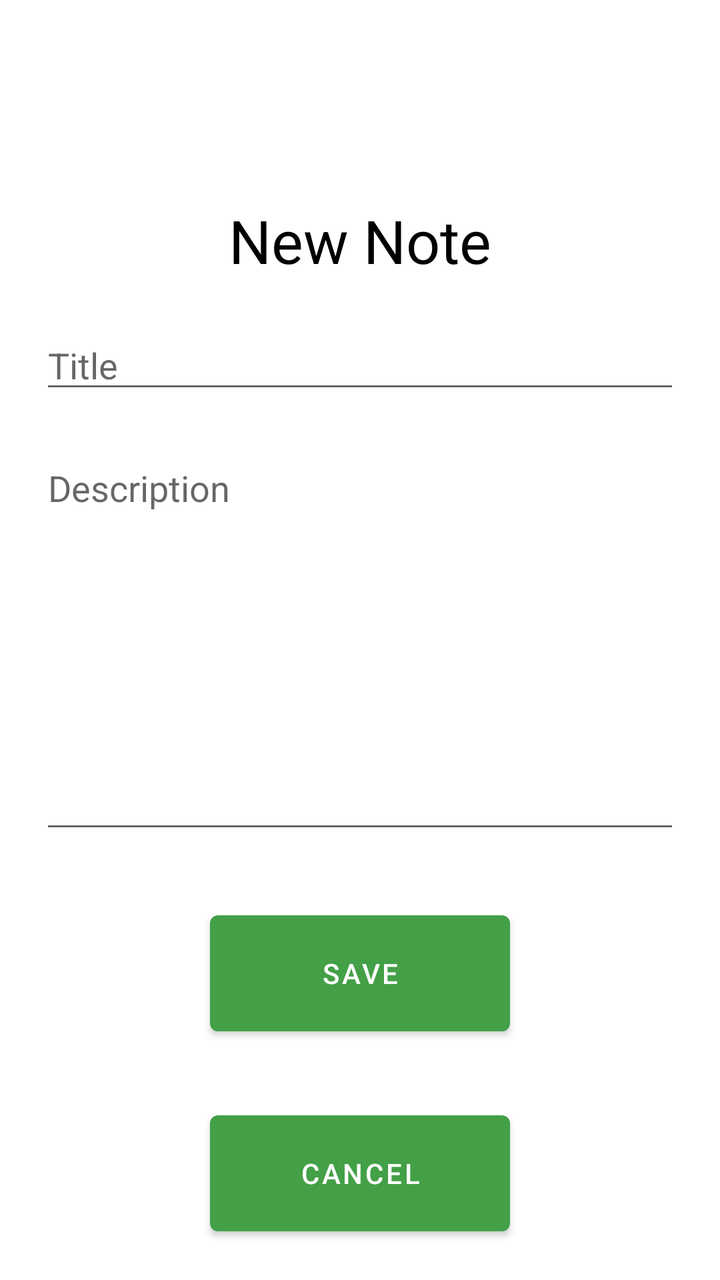
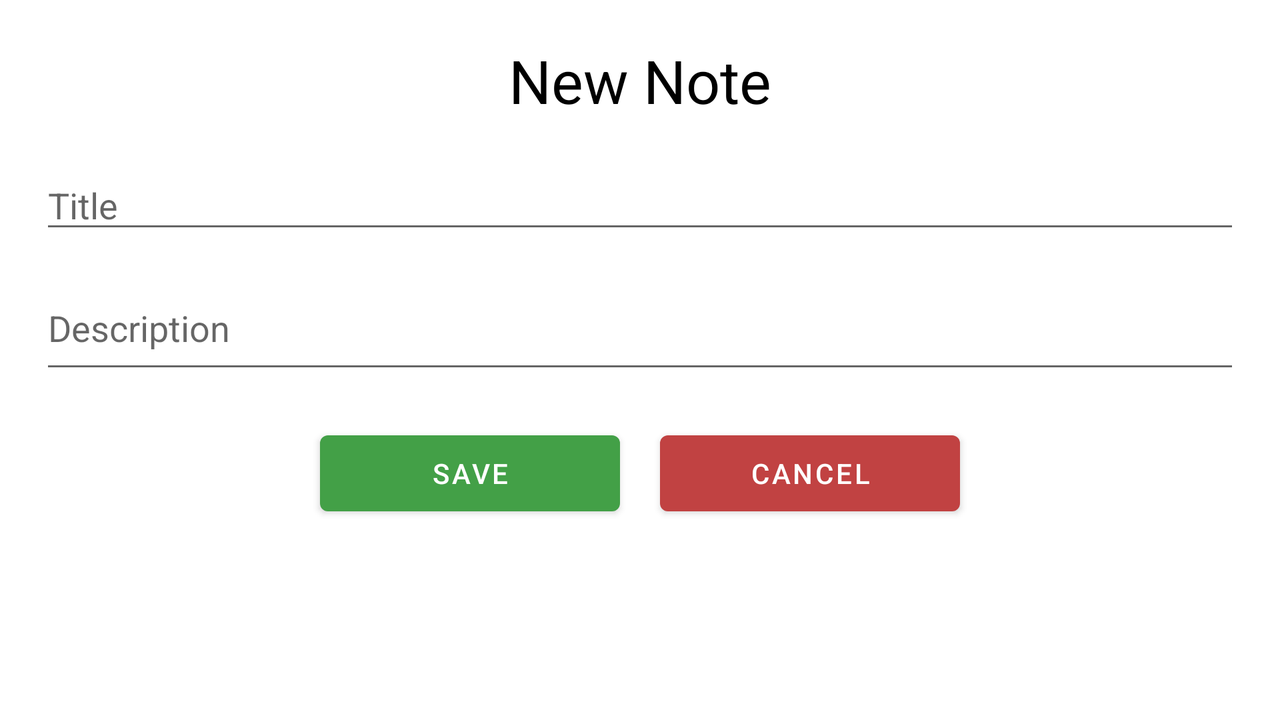

Two renders of one Android screen. The first uses the default layout on a phone; the second uses the alternative layout the repository ships for a different screen configuration, on a matching device. The two XML files are below.
<!-- AndroidManifest.xml: application theme Theme.NoteMap -->
<!-- res/layout/activity_add_notas.xml -->
<?xml version="1.0" encoding="utf-8"?>
<LinearLayout xmlns:android="http://schemas.android.com/apk/res/android"
    xmlns:app="http://schemas.android.com/apk/res-auto"
    android:layout_width="match_parent"
    android:layout_height="match_parent"
    android:orientation="vertical">


    <TextView
        android:id="@+id/textView3"
        android:layout_width="match_parent"
        android:layout_height="wrap_content"
        android:layout_marginTop="100dp"
        android:gravity="center_horizontal"
        android:text="@string/textNote"
        android:textColor="@color/black"
        android:textSize="30dp" />

    <EditText
        android:id="@+id/addNotaTitulo"
        android:layout_width="match_parent"
        android:layout_height="wrap_content"
        android:ems="10"
        android:inputType="textPersonName"
        android:layout_marginHorizontal="20dp"
        android:layout_marginTop="20dp"
        android:hint="@string/newNoteTitle" />

    <EditText
        android:id="@+id/addNotaDescricao"
        android:layout_marginTop="20dp"
        android:layout_width="match_parent"
        android:layout_height="200dp"
        android:inputType="textPersonName"
        android:layout_marginHorizontal="20dp"
        android:gravity="top"
        android:hint="@string/newNoteDescri" />

    <Button
        android:id="@+id/btGuardarNota"
        android:layout_width="150dp"
        android:layout_height="70dp"
        android:layout_gravity="center_horizontal"
        android:layout_marginTop="30dp"
        android:gravity="center"
        android:text="@string/btSave"
        app:backgroundTint="#43A047"
        android:onClick="btAddNotaGuardar"/>

    <Button
        android:id="@+id/btCancelar"
        android:layout_width="150dp"
        android:layout_height="70dp"
        android:layout_gravity="center_horizontal"
        android:layout_marginTop="30dp"
        android:gravity="center"
        android:text="@string/btCancel"
        android:onClick="btAddNotaCancelar"
        app:backgroundTint="#43A047" />
</LinearLayout>
<!-- resources referenced by this layout -->
<resources>
  <string name="btCancel">Cancel</string>
  <string name="btSave">Save</string>
  <string name="newNoteDescri">Description</string>
  <string name="newNoteTitle">Title</string>
  <string name="textNote">New Note</string>
  <style name="Theme.NoteMap" parent="Theme.MaterialComponents.DayNight.DarkActionBar">
          
          <item name="colorPrimary">@color/purple_500</item>
          <item name="colorPrimaryVariant">@color/purple_700</item>
          <item name="colorOnPrimary">@color/white</item>
          
          <item name="colorSecondary">@color/teal_200</item>
          <item name="colorSecondaryVariant">@color/teal_700</item>
          <item name="colorOnSecondary">@color/black</item>
          
          <item name="android:statusBarColor" tools:targetApi="l">?attr/colorPrimaryVariant</item>
          
      </style>
</resources>
<!-- res/layout-land/activity_add_notas.xml (the repository's variant of the layout above) -->
<!-- drawn on the phone turned sideways -->
<?xml version="1.0" encoding="utf-8"?>
<LinearLayout xmlns:android="http://schemas.android.com/apk/res/android"
    xmlns:app="http://schemas.android.com/apk/res-auto"
    android:layout_width="match_parent"
    android:layout_height="match_parent"
    android:orientation="vertical">


    <TextView
        android:id="@+id/textView3"
        android:layout_width="match_parent"
        android:layout_height="wrap_content"
        android:layout_marginTop="20dp"
        android:gravity="center_horizontal"
        android:text="@string/textNote"
        android:textColor="@color/black"
        android:textSize="30dp" />

    <EditText
        android:id="@+id/addNotaTitulo"
        android:layout_width="match_parent"
        android:layout_height="wrap_content"
        android:inputType="textPersonName"
        android:layout_marginHorizontal="20dp"
        android:layout_marginTop="20dp"
        android:hint="@string/newNoteTitle" />

    <EditText
        android:id="@+id/addNotaDescricao"
        android:layout_marginTop="20dp"
        android:layout_width="match_parent"
        android:layout_height="50dp"
        android:inputType="textPersonName"
        android:layout_marginHorizontal="20dp"
        android:gravity="top"
        android:hint="@string/newNoteDescri" />

    <LinearLayout
        android:layout_width="match_parent"
        android:layout_height="match_parent"
        android:layout_marginHorizontal="20dp"
        android:layout_marginTop="20dp"
        android:gravity="center"
        android:orientation="horizontal">

        <Button
            android:id="@+id/btGuardarNota"
            android:layout_width="150dp"
            android:layout_height="50dp"
            android:layout_gravity="center_horizontal"
            android:layout_marginTop="50dp"
            android:layout_marginRight="20dp"
            android:gravity="center"
            android:text="@string/btSave"
            app:backgroundTint="#43A047"
            android:onClick="btAddNotaGuardar"/>

        <Button
            android:id="@+id/btCancelar"
            android:layout_width="150dp"
            android:layout_height="50dp"
            android:layout_gravity="center_horizontal"
            android:layout_marginTop="30dp"
            android:gravity="center"
            android:onClick="btAddNotaCancelar"
            android:text="@string/btCancel"
            app:backgroundTint="#C14242" />
    </LinearLayout>

</LinearLayout>
